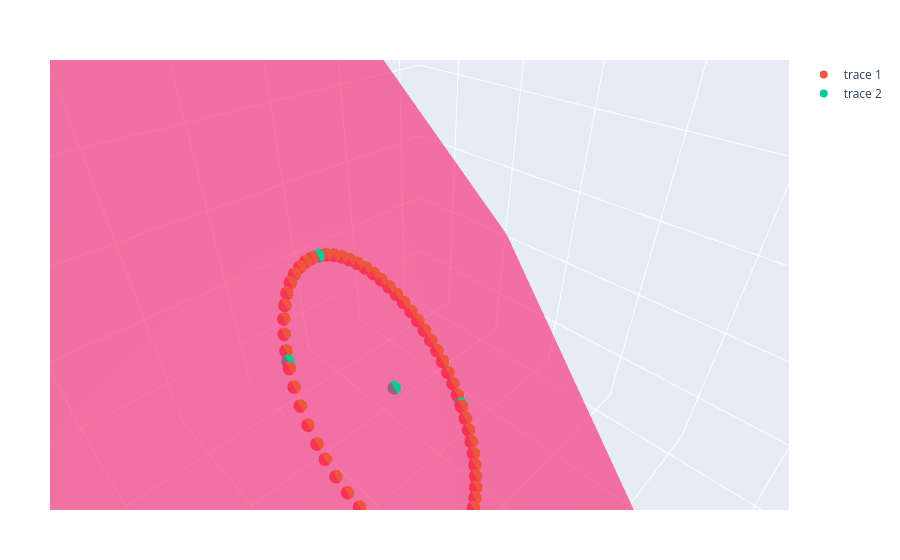

Source (notebook cell):
### Code cell
u = n + cl.e1
t = c ∧ ( c ⨼ ( u ∧ n∞)) # Tangent vector translated to c 

@show t / (-n∞ ⨼ t) == c
@show getblades(-(n∞ ⨼ t)) == u;

t = (t ⨼ E) / E
@show t / (-n∞ ⨼ t) ≈ c
@show u = getblades(-(n∞ ⨼ t));

ϕs = 0:0.1:2π
tp = F(ρ* u/norm(u) + getblades(c))
ts = []
push!(ts,tp)
for ϕ in ϕs
    R  = exp(-A*ϕ/2)
    tr = R*tp*reverse(R)
    push!(ts,tr)
end

p1 = plotpoint(ts)

X = c
p2 = plotpoint([p,q,r,X])
m   = plotplane(E,10)

plot([m,p1,p2])
